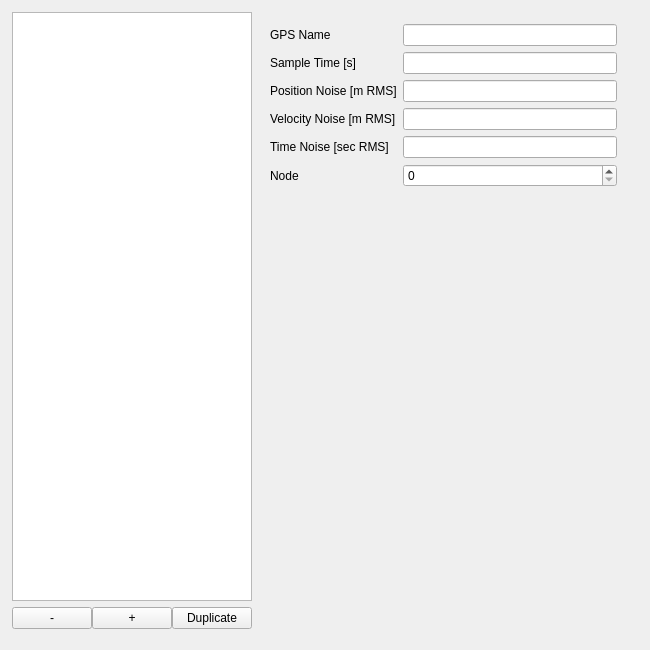
          <widget class="QWidget" name="gps">
           <attribute name="title">
            <string>GPS</string>
           </attribute>
           <widget class="QWidget" name="horizontalLayoutWidget_6">
            <property name="geometry">
             <rect>
              <x>0</x>
              <y>0</y>
              <width>641</width>
              <height>641</height>
             </rect>
            </property>
            <layout class="QHBoxLayout" name="horizontalLayout_66" stretch="1,3">
             <property name="leftMargin">
              <number>12</number>
             </property>
             <property name="topMargin">
              <number>12</number>
             </property>
             <property name="rightMargin">
              <number>12</number>
             </property>
             <property name="bottomMargin">
              <number>12</number>
             </property>
             <item>
              <layout class="QVBoxLayout" name="verticalLayout_22">
               <item>
                <layout class="QVBoxLayout" name="verticalLayout_23">
                 <item>
                  <widget class="QListWidget" name="spc_cur_gps_list">
                   <property name="sizePolicy">
                    <sizepolicy hsizetype="Expanding" vsizetype="Expanding">
                     <horstretch>0</horstretch>
                     <verstretch>0</verstretch>
                    </sizepolicy>
                   </property>
                   <property name="maximumSize">
                    <size>
                     <width>1000</width>
                     <height>16777215</height>
                    </size>
                   </property>
                  </widget>
                 </item>
                 <item>
                  <layout class="QHBoxLayout" name="horizontalLayout_54">
                   <property name="spacing">
                    <number>0</number>
                   </property>
                   <item>
                    <widget class="QPushButton" name="spc_cur_gps_remove">
                     <property name="text">
                      <string>-</string>
                     </property>
                    </widget>
                   </item>
                   <item>
                    <widget class="QPushButton" name="spc_cur_gps_add">
                     <property name="text">
                      <string>+</string>
                     </property>
                    </widget>
                   </item>
                   <item>
                    <widget class="QPushButton" name="spc_cur_gps_duplicate">
                     <property name="text">
                      <string>Duplicate</string>
                     </property>
                    </widget>
                   </item>
                  </layout>
                 </item>
                </layout>
               </item>
              </layout>
             </item>
             <item>
              <layout class="QGridLayout" name="gridLayout_13">
               <property name="leftMargin">
                <number>12</number>
               </property>
               <property name="topMargin">
                <number>12</number>
               </property>
               <property name="rightMargin">
                <number>12</number>
               </property>
               <property name="bottomMargin">
                <number>12</number>
               </property>
               <item row="6" column="0">
                <spacer name="verticalSpacer_12">
                 <property name="orientation">
                  <enum>Qt::Vertical</enum>
                 </property>
                 <property name="sizeHint" stdset="0">
                  <size>
                   <width>20</width>
                   <height>40</height>
                  </size>
                 </property>
                </spacer>
               </item>
               <item row="5" column="1">
                <widget class="QSpinBox" name="spc_cur_gps_node"/>
               </item>
               <item row="4" column="1">
                <widget class="QLineEdit" name="spc_cur_gps_timenoise"/>
               </item>
               <item row="1" column="1">
                <widget class="QLineEdit" name="spc_cur_gps_samptime"/>
               </item>
               <item row="3" column="1">
                <widget class="QLineEdit" name="spc_cur_gps_velnoise"/>
               </item>
               <item row="2" column="1">
                <widget class="QLineEdit" name="spc_cur_gps_posnoise"/>
               </item>
               <item row="5" column="0">
                <widget class="QLabel" name="label_109">
                 <property name="text">
                  <string>Node</string>
                 </property>
                </widget>
               </item>
               <item row="4" column="0">
                <widget class="QLabel" name="label_104">
                 <property name="text">
                  <string>Time Noise [sec RMS]</string>
                 </property>
                 <property name="wordWrap">
                  <bool>true</bool>
                 </property>
                </widget>
               </item>
               <item row="3" column="0">
                <widget class="QLabel" name="label_105">
                 <property name="text">
                  <string>Velocity Noise [m RMS]</string>
                 </property>
                 <property name="wordWrap">
                  <bool>true</bool>
                 </property>
                </widget>
               </item>
               <item row="1" column="0">
                <widget class="QLabel" name="label_106">
                 <property name="text">
                  <string>Sample Time [s]</string>
                 </property>
                </widget>
               </item>
               <item row="2" column="0">
                <widget class="QLabel" name="label_103">
                 <property name="text">
                  <string>Position Noise [m RMS]</string>
                 </property>
                 <property name="wordWrap">
                  <bool>true</bool>
                 </property>
                </widget>
               </item>
               <item row="0" column="0">
                <widget class="QLabel" name="label_123">
                 <property name="text">
                  <string>GPS Name</string>
                 </property>
                </widget>
               </item>
               <item row="0" column="1">
                <widget class="QLineEdit" name="spc_cur_gps_name"/>
               </item>
              </layout>
             </item>
            </layout>
           </widget>
          </widget>
